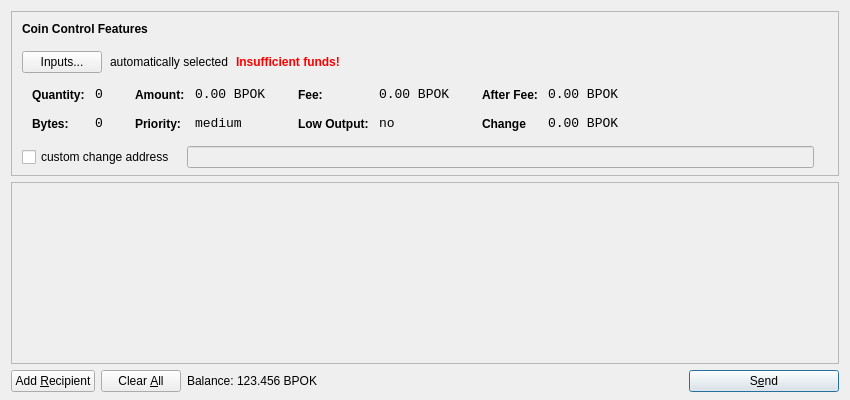
<?xml version="1.0" encoding="UTF-8"?>
<ui version="4.0">
 <class>SendCoinsDialog</class>
 <widget class="QDialog" name="SendCoinsDialog">
  <property name="geometry">
   <rect>
    <x>0</x>
    <y>0</y>
    <width>850</width>
    <height>400</height>
   </rect>
  </property>
  <property name="windowTitle">
   <string>Send Coins</string>
  </property>
  <layout class="QVBoxLayout" name="verticalLayout" stretch="0,1,0">
   <property name="bottomMargin">
    <number>8</number>
   </property>
   <item>
    <widget class="QFrame" name="frameCoinControl">
     <property name="sizePolicy">
      <sizepolicy hsizetype="Expanding" vsizetype="Expanding">
       <horstretch>0</horstretch>
       <verstretch>0</verstretch>
      </sizepolicy>
     </property>
     <property name="maximumSize">
      <size>
       <width>16777215</width>
       <height>16777215</height>
      </size>
     </property>
     <property name="frameShape">
      <enum>QFrame::StyledPanel</enum>
     </property>
     <property name="frameShadow">
      <enum>QFrame::Sunken</enum>
     </property>
     <layout class="QVBoxLayout" name="verticalLayoutCoinControl2">
      <property name="spacing">
       <number>-1</number>
      </property>
      <property name="leftMargin">
       <number>0</number>
      </property>
      <property name="topMargin">
       <number>0</number>
      </property>
      <property name="rightMargin">
       <number>0</number>
      </property>
      <property name="bottomMargin">
       <number>6</number>
      </property>
      <item>
       <layout class="QVBoxLayout" name="verticalLayoutCoinControl" stretch="0,0,0,0,1">
        <property name="spacing">
         <number>0</number>
        </property>
        <property name="leftMargin">
         <number>10</number>
        </property>
        <property name="topMargin">
         <number>10</number>
        </property>
        <item>
         <layout class="QHBoxLayout" name="horizontalLayoutCoinControl1">
          <property name="bottomMargin">
           <number>15</number>
          </property>
          <item>
           <widget class="QLabel" name="labelCoinControlFeatures">
            <property name="sizePolicy">
             <sizepolicy hsizetype="Preferred" vsizetype="Maximum">
              <horstretch>0</horstretch>
              <verstretch>0</verstretch>
             </sizepolicy>
            </property>
            <property name="font">
             <font>
              <weight>75</weight>
              <bold>true</bold>
             </font>
            </property>
            <property name="styleSheet">
             <string notr="true">font-weight:bold;</string>
            </property>
            <property name="text">
             <string>Coin Control Features</string>
            </property>
           </widget>
          </item>
         </layout>
        </item>
        <item>
         <layout class="QHBoxLayout" name="horizontalLayoutCoinControl2" stretch="0,0,0,0">
          <property name="spacing">
           <number>8</number>
          </property>
          <property name="bottomMargin">
           <number>10</number>
          </property>
          <item>
           <widget class="QPushButton" name="pushButtonCoinControl">
            <property name="styleSheet">
             <string notr="true"/>
            </property>
            <property name="text">
             <string>Inputs...</string>
            </property>
           </widget>
          </item>
          <item>
           <widget class="QLabel" name="labelCoinControlAutomaticallySelected">
            <property name="text">
             <string>automatically selected</string>
            </property>
            <property name="margin">
             <number>5</number>
            </property>
           </widget>
          </item>
          <item>
           <widget class="QLabel" name="labelCoinControlInsuffFunds">
            <property name="font">
             <font>
              <weight>75</weight>
              <bold>true</bold>
             </font>
            </property>
            <property name="styleSheet">
             <string notr="true">color:red;font-weight:bold;</string>
            </property>
            <property name="text">
             <string>Insufficient funds!</string>
            </property>
            <property name="margin">
             <number>5</number>
            </property>
           </widget>
          </item>
          <item>
           <spacer name="horizontalSpacerCoinControl">
            <property name="orientation">
             <enum>Qt::Horizontal</enum>
            </property>
            <property name="sizeHint" stdset="0">
             <size>
              <width>40</width>
              <height>1</height>
             </size>
            </property>
           </spacer>
          </item>
         </layout>
        </item>
        <item>
         <widget class="QWidget" name="widgetCoinControl" native="true">
          <property name="sizePolicy">
           <sizepolicy hsizetype="Preferred" vsizetype="Preferred">
            <horstretch>0</horstretch>
            <verstretch>0</verstretch>
           </sizepolicy>
          </property>
          <property name="minimumSize">
           <size>
            <width>0</width>
            <height>0</height>
           </size>
          </property>
          <property name="styleSheet">
           <string notr="true"/>
          </property>
          <layout class="QHBoxLayout" name="horizontalLayoutCoinControl5">
           <property name="margin">
            <number>0</number>
           </property>
           <item>
            <layout class="QHBoxLayout" name="horizontalLayoutCoinControl3" stretch="0,0,0,1">
             <property name="spacing">
              <number>20</number>
             </property>
             <property name="topMargin">
              <number>0</number>
             </property>
             <property name="bottomMargin">
              <number>10</number>
             </property>
             <item>
              <layout class="QFormLayout" name="formLayoutCoinControl1">
               <property name="horizontalSpacing">
                <number>10</number>
               </property>
               <property name="verticalSpacing">
                <number>14</number>
               </property>
               <property name="leftMargin">
                <number>10</number>
               </property>
               <property name="topMargin">
                <number>4</number>
               </property>
               <property name="rightMargin">
                <number>6</number>
               </property>
               <item row="0" column="0">
                <widget class="QLabel" name="labelCoinControlQuantityText">
                 <property name="styleSheet">
                  <string notr="true">font-weight:bold;</string>
                 </property>
                 <property name="text">
                  <string>Quantity:</string>
                 </property>
                 <property name="margin">
                  <number>0</number>
                 </property>
                </widget>
               </item>
               <item row="0" column="1">
                <widget class="QLabel" name="labelCoinControlQuantity">
                 <property name="font">
                  <font>
                   <family>Monospace</family>
                   <pointsize>10</pointsize>
                  </font>
                 </property>
                 <property name="cursor">
                  <cursorShape>IBeamCursor</cursorShape>
                 </property>
                 <property name="contextMenuPolicy">
                  <enum>Qt::ActionsContextMenu</enum>
                 </property>
                 <property name="text">
                  <string>0</string>
                 </property>
                 <property name="margin">
                  <number>0</number>
                 </property>
                 <property name="textInteractionFlags">
                  <set>Qt::LinksAccessibleByMouse|Qt::TextSelectableByKeyboard|Qt::TextSelectableByMouse</set>
                 </property>
                </widget>
               </item>
               <item row="1" column="0">
                <widget class="QLabel" name="labelCoinControlBytesText">
                 <property name="styleSheet">
                  <string notr="true">font-weight:bold;</string>
                 </property>
                 <property name="text">
                  <string>Bytes:</string>
                 </property>
                </widget>
               </item>
               <item row="1" column="1">
                <widget class="QLabel" name="labelCoinControlBytes">
                 <property name="font">
                  <font>
                   <family>Monospace</family>
                   <pointsize>10</pointsize>
                  </font>
                 </property>
                 <property name="cursor">
                  <cursorShape>IBeamCursor</cursorShape>
                 </property>
                 <property name="contextMenuPolicy">
                  <enum>Qt::ActionsContextMenu</enum>
                 </property>
                 <property name="text">
                  <string>0</string>
                 </property>
                 <property name="textInteractionFlags">
                  <set>Qt::LinksAccessibleByMouse|Qt::TextSelectableByKeyboard|Qt::TextSelectableByMouse</set>
                 </property>
                </widget>
               </item>
              </layout>
             </item>
             <item>
              <layout class="QFormLayout" name="formLayoutCoinControl2">
               <property name="horizontalSpacing">
                <number>10</number>
               </property>
               <property name="verticalSpacing">
                <number>14</number>
               </property>
               <property name="leftMargin">
                <number>6</number>
               </property>
               <property name="topMargin">
                <number>4</number>
               </property>
               <property name="rightMargin">
                <number>6</number>
               </property>
               <item row="0" column="0">
                <widget class="QLabel" name="labelCoinControlAmountText">
                 <property name="styleSheet">
                  <string notr="true">font-weight:bold;</string>
                 </property>
                 <property name="text">
                  <string>Amount:</string>
                 </property>
                 <property name="margin">
                  <number>0</number>
                 </property>
                </widget>
               </item>
               <item row="0" column="1">
                <widget class="QLabel" name="labelCoinControlAmount">
                 <property name="font">
                  <font>
                   <family>Monospace</family>
                   <pointsize>10</pointsize>
                  </font>
                 </property>
                 <property name="cursor">
                  <cursorShape>IBeamCursor</cursorShape>
                 </property>
                 <property name="contextMenuPolicy">
                  <enum>Qt::ActionsContextMenu</enum>
                 </property>
                 <property name="text">
                  <string>0.00 BPOK</string>
                 </property>
                 <property name="textInteractionFlags">
                  <set>Qt::LinksAccessibleByMouse|Qt::TextSelectableByKeyboard|Qt::TextSelectableByMouse</set>
                 </property>
                </widget>
               </item>
               <item row="1" column="0">
                <widget class="QLabel" name="labelCoinControlPriorityText">
                 <property name="styleSheet">
                  <string notr="true">font-weight:bold;</string>
                 </property>
                 <property name="text">
                  <string>Priority:</string>
                 </property>
                </widget>
               </item>
               <item row="1" column="1">
                <widget class="QLabel" name="labelCoinControlPriority">
                 <property name="font">
                  <font>
                   <family>Monospace</family>
                   <pointsize>10</pointsize>
                  </font>
                 </property>
                 <property name="cursor">
                  <cursorShape>IBeamCursor</cursorShape>
                 </property>
                 <property name="contextMenuPolicy">
                  <enum>Qt::ActionsContextMenu</enum>
                 </property>
                 <property name="text">
                  <string>medium</string>
                 </property>
                 <property name="textInteractionFlags">
                  <set>Qt::LinksAccessibleByMouse|Qt::TextSelectableByKeyboard|Qt::TextSelectableByMouse</set>
                 </property>
                </widget>
               </item>
              </layout>
             </item>
             <item>
              <layout class="QFormLayout" name="formLayoutCoinControl3">
               <property name="horizontalSpacing">
                <number>10</number>
               </property>
               <property name="verticalSpacing">
                <number>14</number>
               </property>
               <property name="leftMargin">
                <number>6</number>
               </property>
               <property name="topMargin">
                <number>4</number>
               </property>
               <property name="rightMargin">
                <number>6</number>
               </property>
               <item row="0" column="0">
                <widget class="QLabel" name="labelCoinControlFeeText">
                 <property name="styleSheet">
                  <string notr="true">font-weight:bold;</string>
                 </property>
                 <property name="text">
                  <string>Fee:</string>
                 </property>
                 <property name="margin">
                  <number>0</number>
                 </property>
                </widget>
               </item>
               <item row="0" column="1">
                <widget class="QLabel" name="labelCoinControlFee">
                 <property name="font">
                  <font>
                   <family>Monospace</family>
                   <pointsize>10</pointsize>
                  </font>
                 </property>
                 <property name="cursor">
                  <cursorShape>IBeamCursor</cursorShape>
                 </property>
                 <property name="contextMenuPolicy">
                  <enum>Qt::ActionsContextMenu</enum>
                 </property>
                 <property name="text">
                  <string>0.00 BPOK</string>
                 </property>
                 <property name="textInteractionFlags">
                  <set>Qt::LinksAccessibleByMouse|Qt::TextSelectableByKeyboard|Qt::TextSelectableByMouse</set>
                 </property>
                </widget>
               </item>
               <item row="1" column="0">
                <widget class="QLabel" name="labelCoinControlLowOutputText">
                 <property name="styleSheet">
                  <string notr="true">font-weight:bold;</string>
                 </property>
                 <property name="text">
                  <string>Low Output:</string>
                 </property>
                </widget>
               </item>
               <item row="1" column="1">
                <widget class="QLabel" name="labelCoinControlLowOutput">
                 <property name="font">
                  <font>
                   <family>Monospace</family>
                   <pointsize>10</pointsize>
                  </font>
                 </property>
                 <property name="cursor">
                  <cursorShape>IBeamCursor</cursorShape>
                 </property>
                 <property name="contextMenuPolicy">
                  <enum>Qt::ActionsContextMenu</enum>
                 </property>
                 <property name="text">
                  <string>no</string>
                 </property>
                 <property name="textInteractionFlags">
                  <set>Qt::LinksAccessibleByMouse|Qt::TextSelectableByKeyboard|Qt::TextSelectableByMouse</set>
                 </property>
                </widget>
               </item>
              </layout>
             </item>
             <item>
              <layout class="QFormLayout" name="formLayoutCoinControl4">
               <property name="horizontalSpacing">
                <number>10</number>
               </property>
               <property name="verticalSpacing">
                <number>14</number>
               </property>
               <property name="leftMargin">
                <number>6</number>
               </property>
               <property name="topMargin">
                <number>4</number>
               </property>
               <property name="rightMargin">
                <number>6</number>
               </property>
               <item row="0" column="0">
                <widget class="QLabel" name="labelCoinControlAfterFeeText">
                 <property name="styleSheet">
                  <string notr="true">font-weight:bold;</string>
                 </property>
                 <property name="text">
                  <string>After Fee:</string>
                 </property>
                 <property name="margin">
                  <number>0</number>
                 </property>
                </widget>
               </item>
               <item row="0" column="1">
                <widget class="QLabel" name="labelCoinControlAfterFee">
                 <property name="font">
                  <font>
                   <family>Monospace</family>
                   <pointsize>10</pointsize>
                  </font>
                 </property>
                 <property name="cursor">
                  <cursorShape>IBeamCursor</cursorShape>
                 </property>
                 <property name="contextMenuPolicy">
                  <enum>Qt::ActionsContextMenu</enum>
                 </property>
                 <property name="text">
                  <string>0.00 BPOK</string>
                 </property>
                 <property name="textInteractionFlags">
                  <set>Qt::LinksAccessibleByMouse|Qt::TextSelectableByKeyboard|Qt::TextSelectableByMouse</set>
                 </property>
                </widget>
               </item>
               <item row="1" column="0">
                <widget class="QLabel" name="labelCoinControlChangeText">
                 <property name="styleSheet">
                  <string notr="true">font-weight:bold;</string>
                 </property>
                 <property name="text">
                  <string>Change</string>
                 </property>
                </widget>
               </item>
               <item row="1" column="1">
                <widget class="QLabel" name="labelCoinControlChange">
                 <property name="font">
                  <font>
                   <family>Monospace</family>
                   <pointsize>10</pointsize>
                  </font>
                 </property>
                 <property name="cursor">
                  <cursorShape>IBeamCursor</cursorShape>
                 </property>
                 <property name="contextMenuPolicy">
                  <enum>Qt::ActionsContextMenu</enum>
                 </property>
                 <property name="text">
                  <string>0.00 BPOK</string>
                 </property>
                 <property name="textInteractionFlags">
                  <set>Qt::LinksAccessibleByMouse|Qt::TextSelectableByKeyboard|Qt::TextSelectableByMouse</set>
                 </property>
                </widget>
               </item>
              </layout>
             </item>
            </layout>
           </item>
          </layout>
         </widget>
        </item>
        <item>
         <layout class="QHBoxLayout" name="horizontalLayoutCoinControl4" stretch="0,0,0">
          <property name="spacing">
           <number>12</number>
          </property>
          <property name="sizeConstraint">
           <enum>QLayout::SetDefaultConstraint</enum>
          </property>
          <property name="topMargin">
           <number>5</number>
          </property>
          <property name="rightMargin">
           <number>5</number>
          </property>
          <item>
           <widget class="QCheckBox" name="checkBoxCoinControlChange">
            <property name="text">
             <string>custom change address</string>
            </property>
           </widget>
          </item>
          <item>
           <widget class="QLineEdit" name="lineEditCoinControlChange">
            <property name="enabled">
             <bool>false</bool>
            </property>
            <property name="sizePolicy">
             <sizepolicy hsizetype="Expanding" vsizetype="Fixed">
              <horstretch>0</horstretch>
              <verstretch>0</verstretch>
             </sizepolicy>
            </property>
           </widget>
          </item>
          <item>
           <widget class="QLabel" name="labelCoinControlChangeLabel">
            <property name="sizePolicy">
             <sizepolicy hsizetype="Preferred" vsizetype="Expanding">
              <horstretch>0</horstretch>
              <verstretch>0</verstretch>
             </sizepolicy>
            </property>
            <property name="minimumSize">
             <size>
              <width>0</width>
              <height>0</height>
             </size>
            </property>
            <property name="text">
             <string/>
            </property>
            <property name="margin">
             <number>3</number>
            </property>
           </widget>
          </item>
         </layout>
        </item>
        <item>
         <spacer name="verticalSpacerCoinControl">
          <property name="orientation">
           <enum>Qt::Vertical</enum>
          </property>
          <property name="sizeHint" stdset="0">
           <size>
            <width>800</width>
            <height>1</height>
           </size>
          </property>
         </spacer>
        </item>
       </layout>
      </item>
     </layout>
    </widget>
   </item>
   <item>
    <widget class="QScrollArea" name="scrollArea">
     <property name="widgetResizable">
      <bool>true</bool>
     </property>
     <widget class="QWidget" name="scrollAreaWidgetContents">
      <property name="geometry">
       <rect>
        <x>0</x>
        <y>0</y>
        <width>830</width>
        <height>165</height>
       </rect>
      </property>
      <layout class="QVBoxLayout" name="verticalLayout_2">
       <property name="margin">
        <number>0</number>
       </property>
       <item>
        <layout class="QVBoxLayout" name="entries">
         <property name="spacing">
          <number>6</number>
         </property>
        </layout>
       </item>
       <item>
        <spacer name="verticalSpacer">
         <property name="orientation">
          <enum>Qt::Vertical</enum>
         </property>
         <property name="sizeHint" stdset="0">
          <size>
           <width>20</width>
           <height>40</height>
          </size>
         </property>
        </spacer>
       </item>
      </layout>
     </widget>
    </widget>
   </item>
   <item>
    <layout class="QHBoxLayout" name="horizontalLayout">
     <item>
      <widget class="QPushButton" name="addButton">
       <property name="toolTip">
        <string>Send to multiple recipients at once</string>
       </property>
       <property name="text">
        <string>Add &amp;Recipient</string>
       </property>
       <property name="icon">
        <iconset resource="../bitcoin.qrc">
         <normaloff>:/icons/add</normaloff>:/icons/add</iconset>
       </property>
       <property name="autoDefault">
        <bool>false</bool>
       </property>
      </widget>
     </item>
     <item>
      <widget class="QPushButton" name="clearButton">
       <property name="sizePolicy">
        <sizepolicy hsizetype="Minimum" vsizetype="Fixed">
         <horstretch>0</horstretch>
         <verstretch>0</verstretch>
        </sizepolicy>
       </property>
       <property name="toolTip">
        <string>Remove all transaction fields</string>
       </property>
       <property name="text">
        <string>Clear &amp;All</string>
       </property>
       <property name="icon">
        <iconset resource="../bitcoin.qrc">
         <normaloff>:/icons/remove</normaloff>:/icons/remove</iconset>
       </property>
       <property name="autoRepeatDelay">
        <number>300</number>
       </property>
       <property name="autoDefault">
        <bool>false</bool>
       </property>
      </widget>
     </item>
     <item>
      <layout class="QHBoxLayout" name="horizontalLayout_2">
       <property name="spacing">
        <number>3</number>
       </property>
       <item>
        <widget class="QLabel" name="label">
         <property name="sizePolicy">
          <sizepolicy hsizetype="Preferred" vsizetype="Fixed">
           <horstretch>0</horstretch>
           <verstretch>0</verstretch>
          </sizepolicy>
         </property>
         <property name="text">
          <string>Balance:</string>
         </property>
        </widget>
       </item>
       <item>
        <widget class="QLabel" name="labelBalance">
         <property name="sizePolicy">
          <sizepolicy hsizetype="Preferred" vsizetype="Fixed">
           <horstretch>0</horstretch>
           <verstretch>0</verstretch>
          </sizepolicy>
         </property>
         <property name="cursor">
          <cursorShape>IBeamCursor</cursorShape>
         </property>
         <property name="text">
          <string>123.456 BPOK</string>
         </property>
         <property name="textInteractionFlags">
          <set>Qt::LinksAccessibleByMouse|Qt::TextSelectableByKeyboard|Qt::TextSelectableByMouse</set>
         </property>
        </widget>
       </item>
      </layout>
     </item>
     <item>
      <spacer name="horizontalSpacer">
       <property name="orientation">
        <enum>Qt::Horizontal</enum>
       </property>
       <property name="sizeHint" stdset="0">
        <size>
         <width>40</width>
         <height>20</height>
        </size>
       </property>
      </spacer>
     </item>
     <item>
      <widget class="QPushButton" name="sendButton">
       <property name="minimumSize">
        <size>
         <width>150</width>
         <height>0</height>
        </size>
       </property>
       <property name="toolTip">
        <string>Confirm the send action</string>
       </property>
       <property name="text">
        <string>S&amp;end</string>
       </property>
       <property name="icon">
        <iconset resource="../bitcoin.qrc">
         <normaloff>:/icons/send</normaloff>:/icons/send</iconset>
       </property>
       <property name="default">
        <bool>true</bool>
       </property>
      </widget>
     </item>
    </layout>
   </item>
  </layout>
 </widget>
 <resources>
  <include location="../bitcoin.qrc"/>
 </resources>
 <connections/>
</ui>
